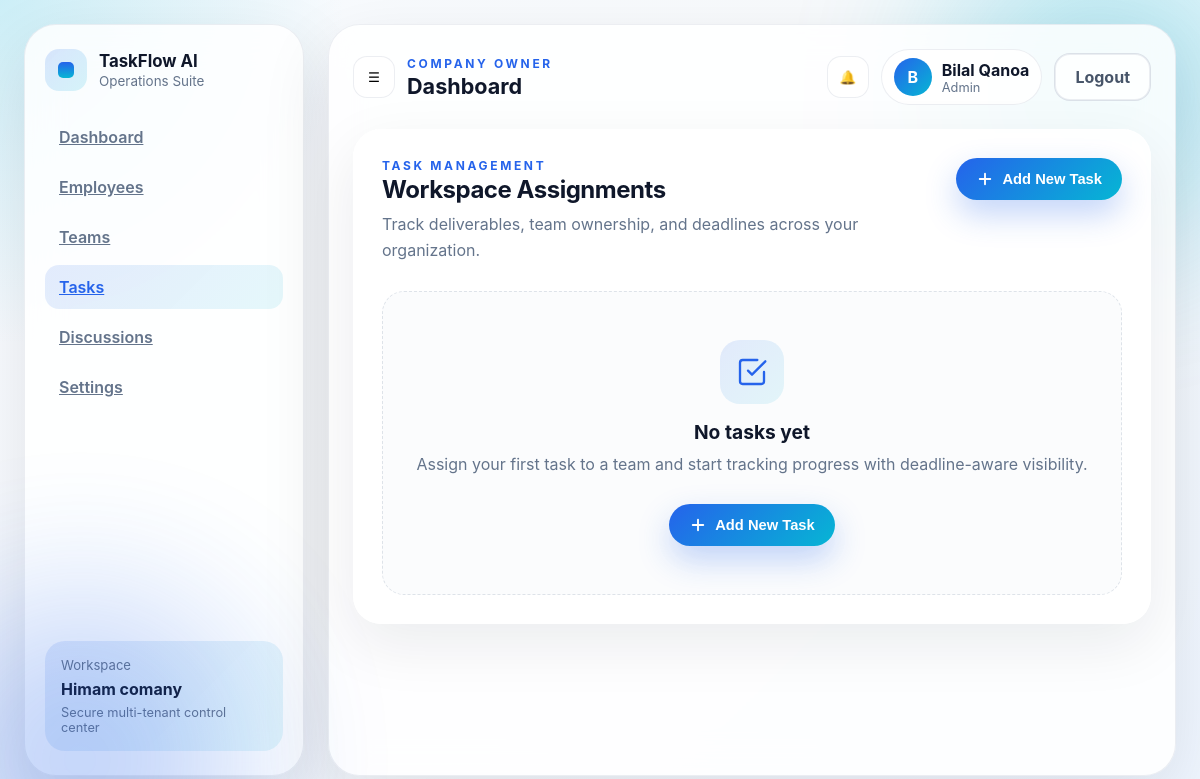
The page /dashboard/tasks/ (signed in) on the database as committed earlier.
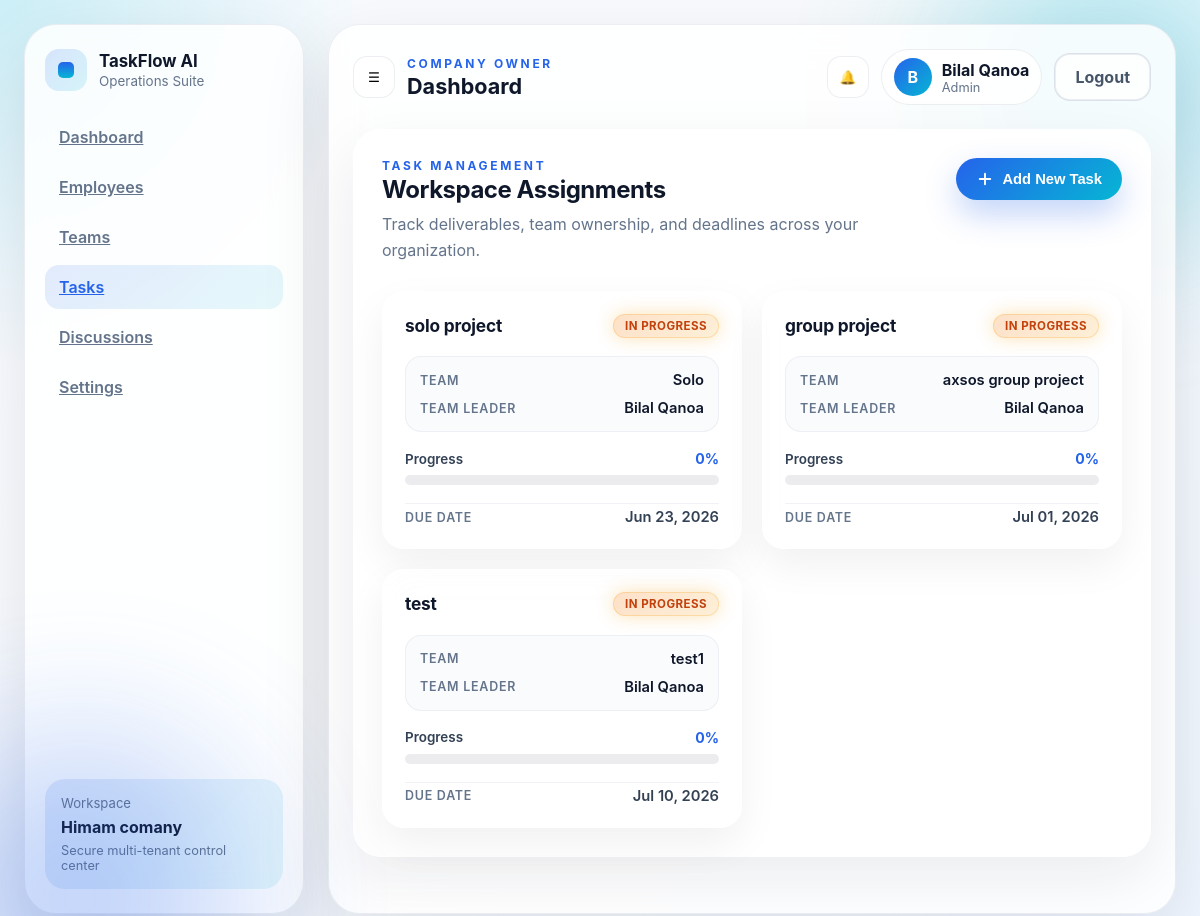
The same page on the database as committed later.
### companies/models.py (models this page shows, shortened)
class Company(models.Model):
    owner = models.OneToOneField(
        'accounts.User',
        on_delete=models.CASCADE,
        related_name='owned_company'
    )
    name = models.CharField(max_length=255)
    description = models.TextField(blank=True)
    logo = models.ImageField(upload_to='company_logos/', null=True, blank=True)
    website = models.URLField(blank=True)
    phone = models.CharField(max_length=30, blank=True)
    address = models.CharField(max_length=255, blank=True)
    created_at = models.DateTimeField(auto_now_add=True)
    class Meta:
        ordering = ['-created_at']

class Task(models.Model):
    STATUS_CHOICES = [
        ('in_progress', 'In Progress'),
        ('completed', 'Completed'),
    ]
    PRIORITY_CHOICES = [
        ('low', 'Low'),
        ('medium', 'Medium'),
        ('high', 'High'),
    ]
    company = models.ForeignKey(Company, on_delete=models.CASCADE, related_name='tasks')
    team = models.ForeignKey(
        Team,
        on_delete=models.SET_NULL,
        null=True,
        blank=True,
        related_name='tasks',
    )
    title = models.CharField(max_length=255)
    description = models.TextField(blank=True)
    status = models.CharField(max_length=20, choices=STATUS_CHOICES, default='in_progress')
    progress_percentage = models.PositiveSmallIntegerField(default=0)
    priority = models.CharField(max_length=20, choices=PRIORITY_CHOICES, default='medium')
    due_date = models.DateField(null=True, blank=True)
    created_at = models.DateTimeField(auto_now_add=True)
    class Meta:
        ordering = ['due_date', 'created_at']

class Team(models.Model):
    name = models.CharField(max_length=255)
    company = models.ForeignKey(
        Company,
        on_delete=models.CASCADE,
        related_name='teams',
    )
    team_leader = models.ForeignKey(
        User,
        on_delete=models.SET_NULL,
        null=True,
        blank=True,
        related_name='led_teams',
    )
    members = models.ManyToManyField(
        User,
        through='TeamMembership',
        related_name='teams',
        blank=True,
    )
    created_at = models.DateTimeField(auto_now_add=True)
    class Meta:
        ordering = ['-created_at']

### accounts/models.py (models this page shows, shortened)
class User(AbstractUser):
    ROLE_CHOICES = [
        ('company', 'Company Owner'),
        ('team_leader', 'Team Leader'),
        ('member', 'Member'),
    ]
    role = models.CharField(max_length=20, choices=ROLE_CHOICES)
    job_title = models.CharField(max_length=120, blank=True, default='')
    company = models.ForeignKey(
        'companies.Company',
        on_delete=models.SET_NULL,
        null=True,
        blank=True,
        related_name='users'
    )

### dashboard/views.py (the view, shortened to what this page needs)
# urls.py: path('tasks/', views.tasks_view, name='tasks'),
@login_required(login_url='accounts:login')
@transaction.atomic
def tasks_view(request):
    company = getattr(request.user, 'owned_company', None) or getattr(request.user, 'company', None)
    if not company:
        return redirect('accounts:profile')
    form_data = {
        'title': '',
        'team_id': '',
        'due_date': '',
    }
    show_add_modal = False
    tasks = (
        Task.objects.filter(company=company)
        .select_related('team', 'team__team_leader')
        .order_by('due_date')
    )
    teams = Team.objects.filter(company=company).select_related('team_leader').order_by('name')
    return render(request, 'dashboard/tasks.html', {
        'company': company,
        'user': request.user,
        'tasks': tasks,
        'teams': teams,
        'form_data': form_data,
        'today': date.today(),
        'show_add_modal': show_add_modal,
    })

### templates/dashboard/tasks.html (shortened to what this page needs)
{% extends 'dashboard/base.html' %}
{% block content %}
<div class="tasks-container">
    <section class="tasks-shell glass-panel">
        <div class="tasks-header">
            <div>
                <p class="eyebrow">Task Management</p>
                <h2>Workspace Assignments</h2>
                <p class="tasks-subtitle">Track deliverables, team ownership, and deadlines across your organization.</p>
            </div>
            <button type="button" class="btn-add-task" id="openAddTaskModal">
                <svg width="18" height="18" viewBox="0 0 24 24" fill="none" stroke="currentColor" stroke-width="2.5"
                    stroke-linecap="round" stroke-linejoin="round" aria-hidden="true">
                    <line x1="12" y1="5" x2="12" y2="19"></line>
                    <line x1="5" y1="12" x2="19" y2="12"></line>
                </svg>
                Add New Task
            </button>
        </div>
        {% if tasks %}
        <div class="tasks-grid">
            {% for task in tasks %}
            <article class="task-card">
                <div class="task-card-header">
                    <h3 class="task-card-title">{{ task.title }}</h3>
                    {% if task.status == 'completed' %}
                    <span class="task-status-badge task-status-badge--completed">Completed</span>
                    {% else %}
                    <span class="task-status-badge task-status-badge--progress">In Progress</span>
                    {% endif %}
                </div>
                <div class="task-team-meta">
                    <div class="task-meta-row">
                        <span class="task-meta-label">Team</span>
                        <span class="task-meta-value">{{ task.team.name|default:'Unassigned' }}</span>
                    </div>
                    <div class="task-meta-row">
                        <span class="task-meta-label">Team Leader</span>
                        <span class="task-meta-value">
                            {% if task.team and task.team.team_leader %}
                            {{ task.team.team_leader.get_full_name|default:task.team.team_leader.username }}
                            {% else %}
                            Unassigned
                            {% endif %}
                        </span>
                    </div>
                </div>
                <div class="task-progress-block">
                    <div class="task-progress-label">
                        <span>Progress</span>
                        <span class="task-progress-value">{{ task.progress_percentage }}%</span>
                    </div>
                    <div class="task-progress-track" role="progressbar"
                        aria-valuenow="{{ task.progress_percentage }}" aria-valuemin="0" aria-valuemax="100"
                        aria-label="Task progress">
                    </div>
                </div>
                <div class="task-timeline">
                    <span class="task-meta-label">Due Date</span>
                    {% if task.due_date %}
                    <time class="task-due-date{% if task.status != 'completed' and task.due_date < today %} task-due-date--overdue{% endif %}"
                        datetime="{{ task.due_date|date:'Y-m-d' }}">
                        {{ task.due_date|date:"M d, Y" }}
                    </time>
                    {% else %}
                    <span class="task-due-date">No deadline set</span>
                    {% endif %}
                </div>
            </article>
            {% endfor %}
        </div>
        {% else %}
        <div class="tasks-empty-state">
            <div class="tasks-empty-icon" aria-hidden="true">
                <svg width="32" height="32" viewBox="0 0 24 24" fill="none" stroke="currentColor" stroke-width="1.75"
                    stroke-linecap="round" stroke-linejoin="round">
                    <path d="M9 11l3 3L22 4"></path>
                    <path d="M21 12v7a2 2 0 0 1-2 2H5a2 2 0 0 1-2-2V5a2 2 0 0 1 2-2h11"></path>
                </svg>
            </div>
            <h3>No tasks yet</h3>
            <p>Assign your first task to a team and start tracking progress with deadline-aware visibility.</p>
            <button type="button" class="btn-add-task btn-add-task--inline open-add-task-modal">
                <svg width="18" height="18" viewBox="0 0 24 24" fill="none" stroke="currentColor" stroke-width="2.5"
                    stroke-linecap="round" stroke-linejoin="round" aria-hidden="true">
                    <line x1="12" y1="5" x2="12" y2="19"></line>
                    <line x1="5" y1="12" x2="19" y2="12"></line>
                </svg>
                Add New Task
            </button>
        </div>
        {% endif %}
    </section>
</div>
{% endblock content %}

### templates/dashboard/base.html (shortened to what this page needs)
{% load static %}
<!DOCTYPE html>
<html lang="en">
<head>
    <link rel="stylesheet" href="{% static 'css/dashboard.css' %}">
    <link rel="stylesheet" href="{% static 'css/teams.css' %}">
</head>
<body>
    <div class="dashboard-shell">
        <aside class="sidebar">
            <div class="brand-block">
                <div class="brand-mark"><span></span></div>
                <div>
                    <h1>TaskFlow AI</h1>
                    <p>Operations Suite</p>
                </div>
            </div>
            <nav class="nav-links">
                <a class="{% if request.resolver_match.url_name == 'dashboard' %}active{% endif %}"
                    href="{% url 'dashboard:dashboard' %}">Dashboard</a>
                <a class="{% if request.resolver_match.url_name == 'employees' %}active{% endif %}"
                    href="{% url 'dashboard:employees' %}">Employees</a>
                    <a class="{% if request.resolver_match.url_name == 'teams' or request.resolver_match.url_name == 'team_detail' %}active{% endif %}"
                    href="{% url 'dashboard:teams' %}">Teams</a>
                <a class="{% if request.resolver_match.url_name == 'tasks' %}active{% endif %}"
                    href="{% url 'dashboard:tasks' %}">Tasks</a>
                <a class="{% if request.resolver_match.url_name == 'discussions' %}active{% endif %}"
                    href="{% url 'dashboard:discussions' %}">Discussions</a>
                <a class="{% if request.resolver_match.url_name == 'settings' %}active{% endif %}"
                    href="{% url 'dashboard:settings' %}">Settings</a>
            </nav>
            <div class="sidebar-card">
                <p>Workspace</p>
                <strong>{{ company.name }}</strong>
                <span>Secure multi-tenant control center</span>
            </div>
        </aside>
        <main class="main-panel">
            <header class="topbar">
                <div class="topbar-left">
                    <button class="icon-button" aria-label="Open menu">☰</button>
                    <div>
                        <p class="eyebrow">Company Owner</p>
                        <h2>Dashboard</h2>
                    </div>
                </div>
                <div class="topbar-right">
                    <button class="icon-button" aria-label="Notifications">🔔</button>
                    <div class="profile-pill">
                        <div class="avatar">{{ user.get_full_name|default:user.username|first|upper }}</div>
                        <div>
                            <strong>{{ user.get_full_name|default:user.username }}</strong>
                            <span>Admin</span>
                        </div>
                    </div>
                    <div class="nav-actions">
                        <a href="{% url 'accounts:logout' %}" class="button-secondary logout-link">Logout</a>
                    </div>
                </div>
            </header>
            {% block content %}{% endblock content %}
        </main>
    </div>
</body>
</html>

### static/css/teams.css (style rules this page uses)
.button-secondary { border: 1px solid rgba(148, 163, 184, 0.32); background: rgba(255, 255, 255, 0.82); color: #475569; padding: 0 20px; min-height: 48px; border-radius: 16px; cursor: pointer; transition: transform .2s ease, background .2s ease; }

Rows that differ between the two databases and show on the page:
added Task: title "solo project", status "IN PROGRESS", team.name "Solo", team.team_leader.get_full_name "Bilal Qanoa", progress_percentage "0", due_date "Jun 23, 2026"
added Task: title "group project", status "IN PROGRESS", team.name "axsos group project", team.team_leader.get_full_name "Bilal Qanoa", progress_percentage "0", due_date "Jul 01, 2026"
added Task: title "test", status "IN PROGRESS", team.name "test1", team.team_leader.get_full_name "Bilal Qanoa", progress_percentage "0", due_date "Jul 10, 2026"
Other text that changed with them:
text no longer shown: "No tasks yet Assign your first task to a team and start tracking progress with deadline-aware visibility. Add New Task"
